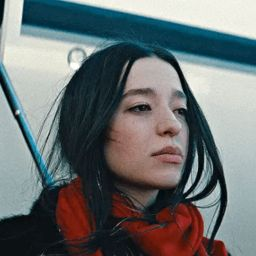
#> input picture assets/citra.jpg, 256 x 256 px
$ python -i compress_assets.py   (imports and definitions only)
#> lines starting #> are read from the running program, lines starting #| are printed output that depends on the picture
#!/usr/bin/env python
"""Kompres gambar di assets/ supaya repo tidak kegemukan.

Strategi (nama file & ekstensi TIDAK berubah -> path di markdown tetap valid):
  1. Downscale lebar maksimal --max-width px (LUANCZOS), cukup untuk cetak 150dpi
     di halaman A4 (lebar teks 16cm ~ 950px).
  2. Coba beberapa cara encode PNG (optimal truecolor / palet 256 warna +
     dither) dan pilih yang paling kecil.
  3. Simpan hanya bila lebih kecil minimal --min-saving (default 10%).

Pakai:
  python tools/compress_assets.py                 # dry-run: laporan saja
  python tools/compress_assets.py --out <dir>     # tulis hasil ke <dir> (preview)
  python tools/compress_assets.py --apply         # timpa file asli

Mengembalikan kondisi semula: git checkout -- assets
"""
from __future__ import annotations

import argparse
import io
import math
import sys
from pathlib import Path

from PIL import Image, ImageOps

ROOT = Path(__file__).resolve().parent.parent
DEFAULT_DIR = ROOT / "assets"


def _psnr(ref: Image.Image, got: Image.Image) -> float:
    """Peak signal-to-noise ratio (dB) antara gambar asli vs hasil kompresi.

    ~inf = lossless, >40 dB = tak bedakan mata, <32 dB = posterization ketara.
    """
    from PIL import ImageChops, ImageStat

    diff = ImageChops.difference(ref.convert("RGB"), got.convert("RGB"))
    stat = ImageStat.Stat(diff)
    mse = sum(r * r for r in stat.rms) / len(stat.rms)
    if mse <= 0:
        return float("inf")
    return 10 * math.log10(255 * 255 / mse)


def _encode_variants(img: Image.Image) -> list[tuple[str, bytes, float]]:
    """Kembalikan [(metode, bytes PNG, psnr)] untuk beberapa strategi kompresi."""
    variants: list[tuple[str, bytes, float]] = []

    def dump(im: Image.Image, label: str, quality: float) -> None:
        buf = io.BytesIO()
        im.save(buf, format="PNG", optimize=True, compress_level=9)
        variants.append((label, buf.getvalue(), quality))

    # 1) truecolor optimal -> lossless, selalu kandidat sah
    dump(img, "truecolor", float("inf"))

    has_alpha = img.mode in ("RGBA", "LA") or "transparency" in img.info
    if has_alpha:
        rgba = img.convert("RGBA")
        # FASTOCTREE satu-satunya metode Pillow yang menjaga alpha saat quantize
        pal = rgba.quantize(colors=256, method=Image.Quantize.FASTOCTREE)
        dump(pal, "palet256+alpha", _psnr(rgba, pal))
    else:
        rgb = img.convert("RGB")
        pal = rgb.quantize(
            colors=256,
            method=Image.Quantize.MEDIANCUT,
            dither=Image.Dither.FLOYDSTEINBERG,
        )
        dump(pal, "palet256", _psnr(rgb, pal))
    return variants


# [92 lines left out: functions process, main, not called in this run]


# [2 lines not run here, left out]

>>> from PIL import Image
>>> picture = Image.open('../assets/citra.jpg')
#> picture is the input picture: PIL image 256x256 RGB; mean R, G, B 106.3, 112, 112.8
>>> result = _encode_variants(picture)
#> in _encode_variants, `has_alpha = img.mode in ("RGBA", "LA") or "transparency" in img.info`: has_alpha = False
#> in _psnr, `diff = ImageChops.difference(ref.convert("RGB"), got.convert("RGB"))`:
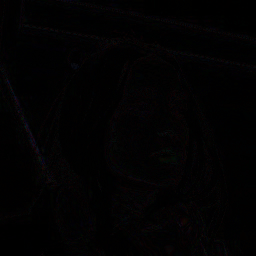
#> diff: PIL image 256x256 RGB; mean R, G, B 2.3, 1.7, 2.1
#> in _psnr, `mse = sum(r * r for r in stat.rms) / len(stat.rms)`: mse = 10.21
#> result = 2 items
